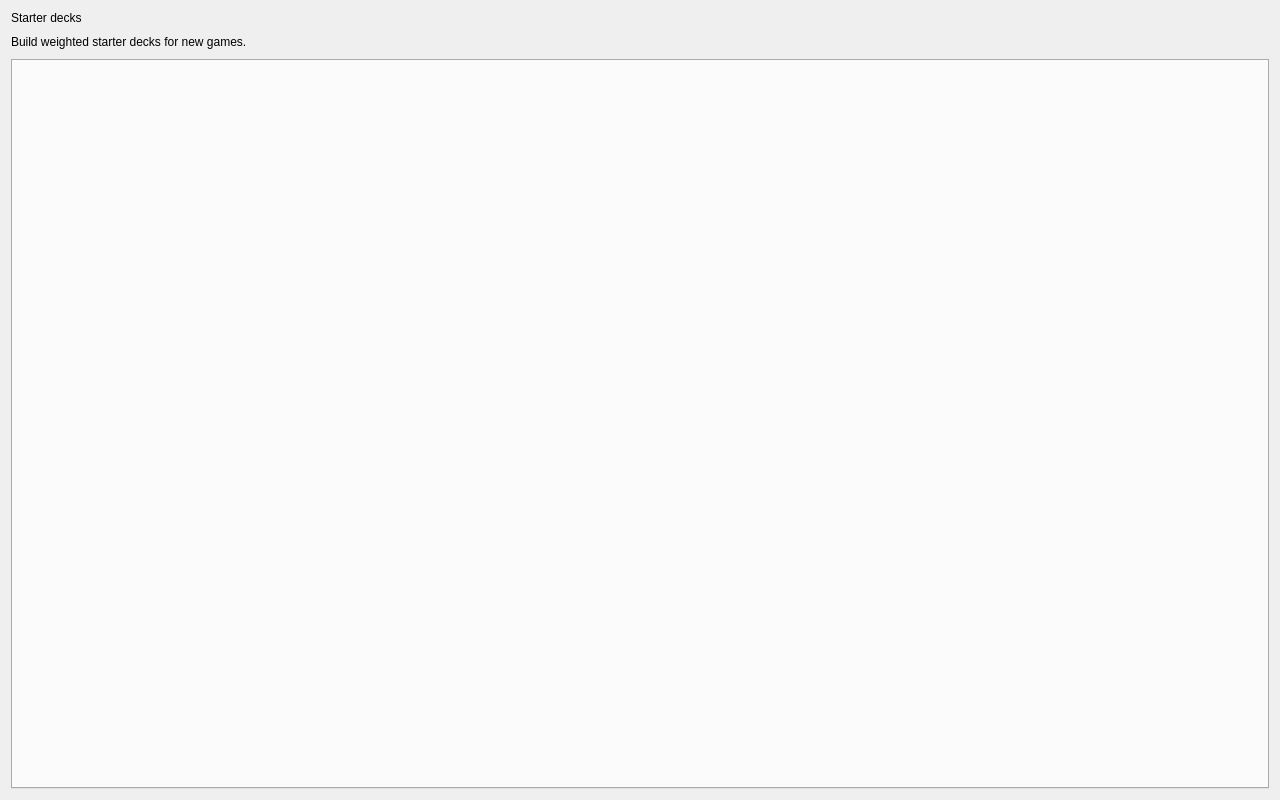
<ui version="4.0">
 <class>WorkspacePage</class>
 <widget class="QWidget" name="WorkspacePage">
  <property name="geometry">
   <rect>
    <x>0</x>
    <y>0</y>
    <width>1280</width>
    <height>800</height>
   </rect>
  </property>
  <property name="windowTitle">
   <string>Starter decks</string>
  </property>
  <layout class="QVBoxLayout" name="pageLayout">
   <property name="spacing">
    <number>10</number>
   </property>
   <item>
    <widget class="QLabel" name="heading">
     <property name="sizePolicy">
      <sizepolicy hsizetype="Preferred" vsizetype="Fixed">
       <horstretch>0</horstretch>
       <verstretch>0</verstretch>
      </sizepolicy>
     </property>
     <property name="text">
      <string>Starter decks</string>
     </property>
    </widget>
   </item>
   <item>
    <widget class="QLabel" name="muted">
     <property name="sizePolicy">
      <sizepolicy hsizetype="Preferred" vsizetype="Fixed">
       <horstretch>0</horstretch>
       <verstretch>0</verstretch>
      </sizepolicy>
     </property>
     <property name="text">
      <string>Build weighted starter decks for new games.</string>
     </property>
     <property name="wordWrap">
      <bool>true</bool>
     </property>
    </widget>
   </item>
      <item>
    <widget class="QTabWidget" name="starterTabs">
     <property name="currentIndex"><number>0</number></property>
     </widget>
   </item>

  </layout>
 </widget>
 <resources />
 <connections />
</ui>
